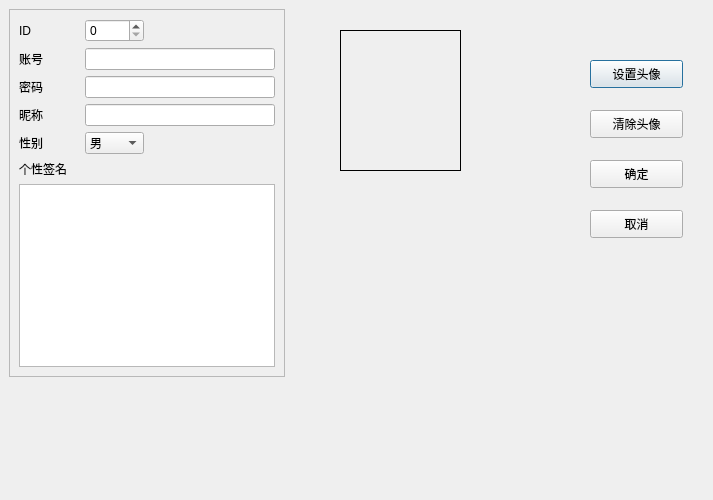
<?xml version="1.0" encoding="UTF-8"?>
<ui version="4.0">
 <class>Dialog_update</class>
 <widget class="QDialog" name="Dialog_update">
  <property name="geometry">
   <rect>
    <x>0</x>
    <y>0</y>
    <width>713</width>
    <height>500</height>
   </rect>
  </property>
  <property name="windowTitle">
   <string>Dialog</string>
  </property>
  <widget class="QLabel" name="label_Photo">
   <property name="geometry">
    <rect>
     <x>340</x>
     <y>30</y>
     <width>121</width>
     <height>141</height>
    </rect>
   </property>
   <property name="frameShape">
    <enum>QFrame::Box</enum>
   </property>
   <property name="text">
    <string/>
   </property>
  </widget>
  <widget class="QFrame" name="frame">
   <property name="geometry">
    <rect>
     <x>9</x>
     <y>9</y>
     <width>276</width>
     <height>368</height>
    </rect>
   </property>
   <property name="frameShape">
    <enum>QFrame::StyledPanel</enum>
   </property>
   <property name="frameShadow">
    <enum>QFrame::Raised</enum>
   </property>
   <layout class="QGridLayout" name="gridLayout_2">
    <item row="0" column="0">
     <widget class="QLabel" name="label_ID">
      <property name="text">
       <string>ID</string>
      </property>
     </widget>
    </item>
    <item row="2" column="1" colspan="3">
     <widget class="QLineEdit" name="lineEdit_Password"/>
    </item>
    <item row="3" column="1" colspan="3">
     <widget class="QLineEdit" name="lineEdit_Name"/>
    </item>
    <item row="2" column="0">
     <widget class="QLabel" name="label_Password">
      <property name="text">
       <string>密码</string>
      </property>
     </widget>
    </item>
    <item row="3" column="0">
     <widget class="QLabel" name="label_Name">
      <property name="text">
       <string>昵称</string>
      </property>
     </widget>
    </item>
    <item row="4" column="0">
     <widget class="QLabel" name="label_Gedner">
      <property name="text">
       <string>性别</string>
      </property>
     </widget>
    </item>
    <item row="5" column="0" colspan="3">
     <widget class="QLabel" name="label_Signature">
      <property name="text">
       <string>个性签名</string>
      </property>
     </widget>
    </item>
    <item row="0" column="1">
     <widget class="QSpinBox" name="spinBox_ID"/>
    </item>
    <item row="1" column="0">
     <widget class="QLabel" name="label_Account">
      <property name="text">
       <string>账号</string>
      </property>
     </widget>
    </item>
    <item row="1" column="1" colspan="3">
     <widget class="QLineEdit" name="lineEdit_Account"/>
    </item>
    <item row="4" column="1">
     <widget class="QComboBox" name="comboBox_Gender">
      <item>
       <property name="text">
        <string>男</string>
       </property>
      </item>
      <item>
       <property name="text">
        <string>女</string>
       </property>
      </item>
      <item>
       <property name="text">
        <string>其他</string>
       </property>
      </item>
     </widget>
    </item>
    <item row="6" column="0" colspan="4">
     <widget class="QTextEdit" name="textEdit_Signature"/>
    </item>
   </layout>
  </widget>
  <widget class="QPushButton" name="btn_SetPhoto">
   <property name="geometry">
    <rect>
     <x>590</x>
     <y>60</y>
     <width>93</width>
     <height>28</height>
    </rect>
   </property>
   <property name="text">
    <string>设置头像</string>
   </property>
  </widget>
  <widget class="QPushButton" name="btn_ClearPhoto">
   <property name="geometry">
    <rect>
     <x>590</x>
     <y>110</y>
     <width>93</width>
     <height>28</height>
    </rect>
   </property>
   <property name="text">
    <string>清除头像</string>
   </property>
  </widget>
  <widget class="QPushButton" name="btn_Check">
   <property name="geometry">
    <rect>
     <x>590</x>
     <y>160</y>
     <width>93</width>
     <height>28</height>
    </rect>
   </property>
   <property name="text">
    <string>确定</string>
   </property>
  </widget>
  <widget class="QPushButton" name="btn_Cancel">
   <property name="geometry">
    <rect>
     <x>590</x>
     <y>210</y>
     <width>93</width>
     <height>28</height>
    </rect>
   </property>
   <property name="text">
    <string>取消</string>
   </property>
  </widget>
 </widget>
 <resources/>
 <connections/>
</ui>
